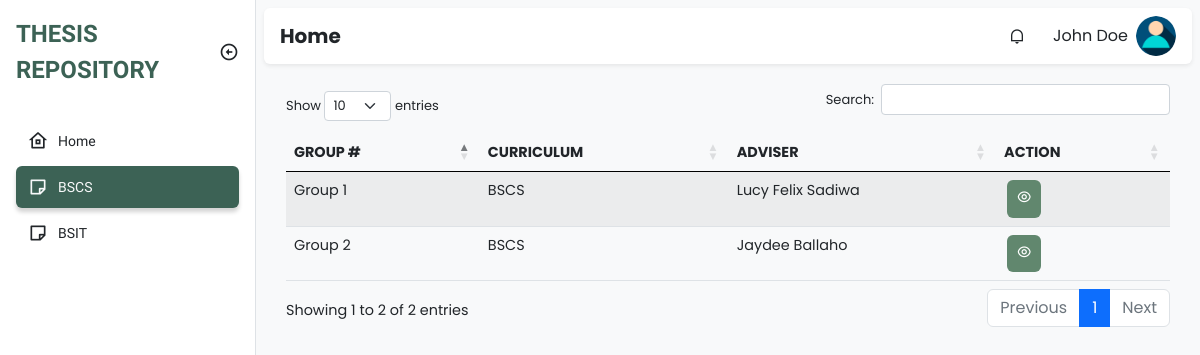
The app's page /adviser/bscs.php (signed in) with its own data.
### tables this page shows
CREATE TABLE `groups` (
  `id` int(11) NOT NULL,
  `group_number` int(11) NOT NULL,
  `curriculum` varchar(255) NOT NULL,
  `adviser_id` int(11) NOT NULL
);

CREATE TABLE `faculty` (
  `id` int(11) NOT NULL,
  `firstname` varchar(255) NOT NULL,
  `middle_name` varchar(100) NOT NULL,
  `lastname` varchar(255) NOT NULL,
  `email` varchar(100) NOT NULL,
  `username` varchar(255) NOT NULL,
  `password` varchar(100) NOT NULL,
  `department` varchar(100) NOT NULL,
  `type` varchar(100) NOT NULL,
  `created_at` timestamp NOT NULL DEFAULT current_timestamp(),
  `updated_at` timestamp NOT NULL DEFAULT current_timestamp() ON UPDATE current_timestamp()
);

### class/student.class.php (called while the page is built, shortened)
<?php
class Student{
    protected $db;
    function __construct()
    {
        $this->db = new Database();
    }
            ?>
            <?php
    function show_all_groups(){
        $sql = "SELECT * FROM groups";
        $query=$this->db->connect()->prepare($sql);
        if($query->execute()){
            $data = $query->fetchAll();
        }
        return $data;
    }
    function get_adviser($adviser_id){
        $sql = "SELECT * FROM faculty WHERE id=:adviser_id";
        $query=$this->db->connect()->prepare($sql);
        $query->bindParam(':adviser_id', $adviser_id);
        if($query->execute()){
            $data = $query->fetchAll();
        }
        return $data;
    }
}
?>

### class/database.sample.php (called while the page is built)
<?php
class Database{
    private $host = 'localhost';
    private $username = 'root';
    private $password = '';
    private $database = 'tams';
    protected $connection;
    function connect(){
        try
			{
				$this->connection = new PDO("mysql:host=$this->host;dbname=$this->database",
											$this->username, $this->password);
			}
			catch (PDOException $e)
			{
				echo "Connection error " . $e->getMessage();
			}
        return $this->connection;
    }
}
?>

### adviser/bscs.php (the view, shortened to what this page needs)
<!DOCTYPE html>
<html lang="en">
  <head>
    <link
      href="https://cdn.jsdelivr.net/npm/remixicon@2.5.0/fonts/remixicon.css"
      rel="stylesheet"
    />
    <link rel="stylesheet" href="https://cdn.datatables.net/1.13.1/css/dataTables.bootstrap5.min.css">
    <link rel="stylesheet" href="https://cdn.datatables.net/responsive/2.4.0/css/responsive.bootstrap.min.css">
    <link rel="stylesheet" href="../assets/css/bootstrap.min.css" />
    <link rel="stylesheet" href="../assets/css/style.css" />
  </head>
  <body>
    <div class="sidebar position-fixed top-0 bottom-0 bg-white border-end">
      <div class="d-flex align-items-center p-3">
        <a
          href="#"
          class="sidebar-logo text-uppercase fw-bold text-decoration-none text-indigo fs-4"
          >Thesis Repository</a
        >
        <i
          class="sidebar-toggle ri-arrow-left-circle-line ms-auto fs-5 d-none d-md-block"
        ></i>
      </div>
      <ul class="sidebar-menu p-3 m-0 mb-0">
        <li class="sidebar-menu-item ">
          <a href="home.php ">
            <i class="ri-home-8-line sidebar-menu-item-icon"></i>
            Home
          </a>
        </li>
        <li class="sidebar-menu-item active">
            <a href="bscs.php">
                <i class="ri-sticky-note-line sidebar-menu-item-icon"></i>
              BSCS
            </a>
          </li>
          <li class="sidebar-menu-item">
            <a href="bsit.php">
                <i class="ri-sticky-note-line sidebar-menu-item-icon"></i>
                BSIT
            </a>
          </li>
      </ul>
    </div>
    <main class="bg-light">
      <div class="p-2">
        <nav class="px-3 py-2 bg-white rounded shadow-sm">
          <h5 class="fw-bold mb-0 me-auto">Home</h5>
          <div class="dropdown me-3 d-none d-sm-block">
            <div
              class="cursor-pointer dropdown-toggle navbar-link"
              data-bs-toggle="dropdown"
              aria-expanded="false"
            >
              <i class="ri-notification-line"></i>
            </div>
          </div>
          <div class="dropdown">
            <div
              class="d-flex align-items-center cursor-pointer dropdown-toggle"
              data-bs-toggle="dropdown"
              aria-expanded="false"
            >
              <span class="me-2 d-none d-sm-block"><?php echo $_SESSION['fullname'] ?></span>
              <img
                class="navbar-profile-image"
                src="../img/u-icon.png" alt="Image"
              />
            </div>
          </div>
        </nav>
        <div class="py-4">
          <div class="container padding-bottom">
                    <table id="example" class="table table-striped" style="width:100%">
                        <thead>
                        <tr>
                            <th>Group #</th>
                            <th>Curriculum</th>
                            <th>Adviser</th>
                            <th class="action">Action</th>
                        </tr>
                        </thead>
                        <tbody>
                                <?php
                                    require_once '../class/student.class.php';
                                    $student = new Student();
                                    foreach ($student->show_all_groups() as $value){
                                      if($value['curriculum'] == "BSCS"){
                                ?>
                                    <tr>
                                        <td><?php echo "Group " . $value['group_number'] ?></td>
                                        <td><?php echo $value['curriculum'] ?></td>
                                        <?php
                                        foreach ($student->get_adviser($value['adviser_id']) as $adviser){
                                        ?>
                                          <td><?php echo $adviser['firstname'] . " " . $adviser["lastname"] ?></td>
                                        <?php
                                        }
                                        ?>
                                        <?php
                                            if($_SESSION['id'] == $value['adviser_id']){
                                        ?>
                                            <td>
                                                <div class="actions">
                                                    <a class="action-edit" href="advisee.php?groupnum=<?php echo $value['group_number'] ?>&course=<?php echo $value['curriculum'] ?>"><i class="ri-edit-line"></i></a>
                                                    <a class="action-delete" href="../admin/delete_group.php?id=<?php echo $value['id'] ?>" onclick="return confirm('Are you sure to delete?')"><i class="ri-delete-bin-line"></i></a>
                                                </div>
                                            </td>
                                        <?php
                                            }
                                            else {
                                        ?>
                                            <td>
                                                <div class="actions">
                                                  <a class="action-view" href="advisee-view.php?groupnum=<?php echo $value['group_number'] ?>&course=<?php echo $value['curriculum'] ?>"><i class="ri-eye-line"></i></a>
                                                </div>
                                            </td>
                                        <?php
                                            }
                                        ?>
                                    </tr>
                                <?php
                                      }
                                }
                                ?>
                        </tbody>
                    </table>
          </div>
        </div>
        </div>
    </main>
  </body>
</html>

### assets/css/style.css (style rules this page uses)
:root { --bs-blue: #0d6efd; --bs-indigo: #6610f2; --bs-purple: #6f42c1; --bs-pink: #d63384; --bs-red: #dc3545; --bs-orange: #fd7e14; --bs-yellow: #ffc107; --bs-green: #198754; --bs-teal: #20c997; --bs-cyan: #0dcaf0; --bs-black: #000; --bs-white: #fff; --bs-gray: #6c757d; --bs-gray-dark: #343a40; --bs-gray-100: #f8f9fa; --bs-gray-200: #e9ecef; --bs-gray-300: #dee2e6; --bs-gray-400: #ced4da; --bs-gray-500: #adb5bd; --bs-gray-600: #6c757d; --bs-gray-700: #495057; --bs-gray-800: #343a40; --bs-gray-900: #212529; --bs-primary: #0d6efd; --bs-secondary: #6c757d; --bs-success: #198754; --bs-info: #0dcaf0; --bs-warning: #ffc107; --bs-danger: #dc3545; --bs-light: #f8f9fa; --bs-dark: #212529; --bs-primary-rgb: 13, 110, 253; --bs-secondary-rgb: 108, 117, 125; --bs-success-rgb: 25, 135, 84; --bs-info-rgb: 13, 202, 240; --bs-warning-rgb: 255, 193, 7; --bs-danger-rgb: 220, 53, 69; --bs-light-rgb: 248, 249, 250; --bs-dark-rgb: 33, 37, 41; --bs-white-rgb: 255, 255, 255; --bs-black-rgb: 0, 0, 0; --bs-body-color-rgb: 33, 37, 41; --bs-body-bg-rgb: 255, 255, 255; --bs-font-sans-serif: system-ui, -apple-system, "Segoe UI", Roboto, "Helvetica Neue", "Noto Sans", "Liberation Sans", Arial, sans-serif, "Apple Color Emoji", "Segoe UI Emoji", "Segoe UI Symbol", "Noto Color Emoji"; --bs-font-monospace: SFMono-Regular, Menlo, Monaco, Consolas, "Liberation Mono", "Courier New", monospace; --bs-gradient: linear-gradient(180deg, rgba(255, 255, 255, 0.15), rgba(255, 255, 255, 0)); --bs-body-font-family: var(--bs-font-sans-serif); --bs-body-font-size: 1rem; --bs-body-font-weight: 400; --bs-body-line-height: 1.5; --bs-body-color: #212529; --bs-body-bg: #fff; --bs-border-width: 1px; --bs-border-style: solid; --bs-border-color: #dee2e6; --bs-border-color-translucent: rgba(0, 0, 0, 0.175); --bs-border-radius: 0.375rem; --bs-border-radius-sm: 0.25rem; --bs-border-radius-lg: 0.5rem; --bs-border-radius-xl: 1rem; --bs-border-radius-2xl: 2rem; --bs-border-radius-pill: 50rem; --bs-heading-color: ; --bs-link-color: #0d6efd; --bs-link-hover-color: #0a58ca; --bs-code-color: #d63384; --bs-highlight-bg: #fff3cd; --maincolor: #3C6255; --maincolorMdark: #61876E; --maincolor_light: rgb(180, 224, 183); --cancelcolor: #EB1D36; --cancelcolor_light: #FA9494; --uppernav: #FFFBF5; }
body { font-family: 'Work Sans', sans-serif; }
.text-indigo:hover, .text-indigo { color: var(--maincolor); }
.dropdown-toggle::after { display: none; }
.cursor-pointer { cursor: pointer; }
.sidebar.collapsed:hover, .sidebar { width: 16rem; overflow-y: auto; transition: width .2s, left .2s; left: 0; z-index: 500; }
.sidebar-toggle { cursor: pointer; transition: .2s; }
.sidebar-menu { list-style-type: none; }
.sidebar-menu-item { margin-bottom: .25rem; }
.sidebar-menu-item a { text-decoration: none; display: flex; align-items: center; color: var(--bs-dark); padding: .375rem .75rem; border-radius: .375rem; font-size: .875rem; white-space: nowrap; }
.sidebar-menu-item > a { overflow: hidden; }
.sidebar-menu-item.active a { background-color: var(--maincolor); color: var(--bs-light); box-shadow: 0 .25rem .25rem rgba(0, 0, 0, 0.175); }
.sidebar-menu-item-icon { margin-right: .625rem; font-size: 1.25rem; }
main { padding-left: 0; min-height: 100vh; font-family: 'Poppins', sans-serif; }
nav { display: flex; align-items: center; }
.navbar-profile-image { width: 2.5rem; height: 2.5rem; object-fit: cover; border-radius: 50%; }
.navbar-link { width: 2.5rem; height: 2.5rem; display: flex; align-items: center; justify-content: center; border-radius: .25rem; }
@media (min-width: 768px) { main { transition: padding-left .2s; padding-left: 16rem; } }
.container { font-size: 90%; }
.table .actions { display: flex; }
.table .actions .action-view { color: #fff; background: var(--maincolorMdark); }
.table .actions .action-edit, .table .actions .action-view, .table .actions .action-delete { border-radius: 6px; padding: 7px 10px; margin-left: 3px; text-decoration: none; font-weight:lighter; }
thead { text-transform: uppercase; border-bottom: #000; }
a { text-decoration: none; color: var(--bs-green); }
.py-4 { padding: 10px !important; height: 100%; width: 100%; margin-top: 10px; border-radius: 10px; }

### records on screen
groups: group_number "1", curriculum "BSCS"
faculty: firstname "Lucy Felix", lastname "Sadiwa"
groups: group_number "2", curriculum "BSCS"
faculty: firstname "Jaydee", lastname "Ballaho"

### other values on screen
$_SESSION['fullname'] "John Doe"
